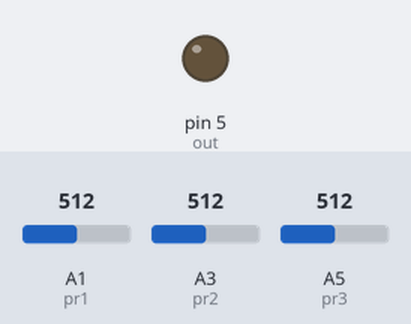
Bench run of a sketch on a simulated Arduino Uno, built with avr-gcc and run on an emulated ATmega328P. Parts: output pins drawn as LEDs (lit = HIGH). The inputs (shaded band) are chosen by the test bench; at power-on: A1 (pr1) = 512, A3 (pr2) = 512, A5 (pr3) = 512.

Above: at 6.0 s.
6.1 s: A1 (pr1) set to 461
7.6 s: A1 (pr1) set to 433
At 8.8 s:
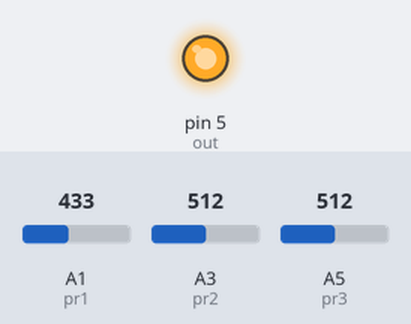
9.1 s: A1 (pr1) set to 460
At 10.4 s:
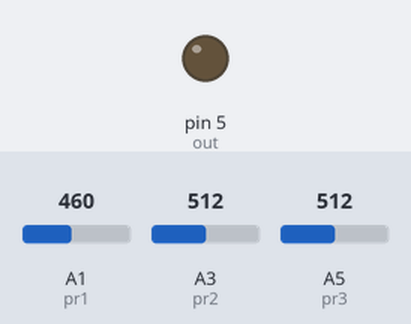
10.7 s: A1 (pr1) set to 440
At 12.1 s:
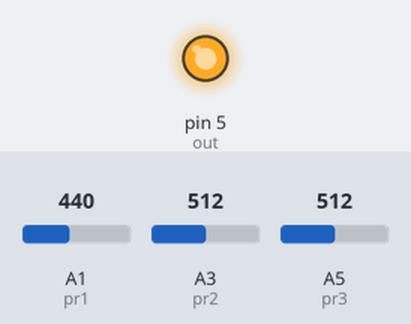
Timing chart, 0 to 13.3 s (numbered marks = the images above; inputs shaded):
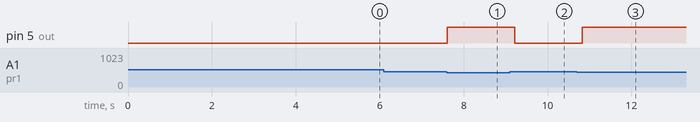

The sketch:

_3PRcode_InjectAutoDetect.ino
```cpp
int out = 5;
int pr1 = 15;
int pr2 = 17;
int pr3 = 19;
int pr1val = 0;
int pr2val = 0;
int pr3val = 0;
unsigned long startTime = 0;
unsigned long lastButtonPress = 0;
const int _delay = 200;
const int stdev = 100;

int count = 0;
int countB = 0;
int sumB1 = 0;
int sumB2 = 0;
int sumB3 = 0;
int sum1 = 0;
int sum2 = 0;
int sum3 = 0;
int RAB1 = 0;
int RAB2 = 0;
int RAB3 = 0;
int RA1 = 0;
int RA2 = 0;
int RA3 = 0;

int state = 0;
bool initialDelay = true;
bool injectionSensed = false;

void setup() {
  pinMode(out, OUTPUT);
  pinMode(pr1, INPUT);
  pinMode(pr2, INPUT);
  pinMode(pr3, INPUT);
  pinMode(8, INPUT);
  attachInterrupt(8, switchBitch, FALLING);
}

void switchBitch()
{
  if (millis() < lastButtonPress + 500)
    return;
  if (state == 0)
    state = 1;
  else if (state == 1)
  {
    state = 0;
    count = 0;
    countB = 0;
    sumB1 = 0;
    sumB2 = 0;
    sumB3 = 0;
    sum1 = 0;
    sum2 = 0;
    sum3 = 0;
    RAB1 = 0;
    RAB2 = 0;
    RAB3 = 0;
    RA1 = 0;
    RA2 = 0;
    RA3 = 0;
    initialDelay = true;
    injectionSensed = false;
  }
  lastButtonPress = millis();
  Serial.println("Switched");
}

void loop() {
//  while (state == 0)
//  {
//    countB++;
//    pr1val = analogRead(pr1);
//    pr2val = analogRead(pr2);
//    pr3val = analogRead(pr3);
//    sumB1 += pr1val;
//    sumB2 += pr2val;
//    sumB3 += pr3val;
//    RAB1 = sumB1 / countB;
//    RAB2 = sumB2 / countB;
//    RAB3 = sumB3 / countB;
//    digitalWrite(5, LOW);
//  }
//  while (state == 1)
  {
//    if(!injectionSensed)
//      injectionSensed = (analogRead(pr1) > RAB1 + 150 && analogRead(pr2) > RAB2 + 150) || (analogRead(pr1) > RAB1 + 150 && analogRead(pr3) > RAB3 + 150) || (analogRead(pr3) > RAB3 + 150 && analogRead(pr2) > RAB2 + 150);
//    else
    {
    if (initialDelay)
    {
      delay(5000);
      initialDelay = false;
      startTime = millis();
    }
    count++;
    pr1val = analogRead(pr1);
    pr2val = analogRead(pr2);
    pr3val = analogRead(pr3);
    sum1 += pr1val;
    sum2 += pr2val;
    sum3 += pr3val;
    RA1 = sum1 / count;
    RA2 = sum2 / count;
    RA3 = sum3 / count;

/*
    Serial.print(RA1);
    Serial.print("\t");
    Serial.print(RA2);
    Serial.print("\t");
    Serial.print(RA3);
    Serial.print("\t");
    Serial.print(millis() - startTime);
    Serial.println();*/

    Serial.print(pr1val);
    Serial.print("\t");
    Serial.print(pr2val);
    Serial.print("\t");
    Serial.print(pr3val);
    Serial.print("\t");
    Serial.print(millis() - startTime);
    Serial.println();

    if ((pr1val > 450) && (pr2val > 450) && (pr3val > 450))
      digitalWrite(out, LOW); //off
    else
    {
      digitalWrite(out, HIGH); //on
    }

//    bool _12 = pr1val > (RA1 + stdev) && pr2val > (RA2 + stdev);
//    bool _13 = pr1val > (RA1 + stdev) && pr3val > (RA3 + stdev);
//    bool _23 = pr2val > (RA2 + stdev) && pr3val > (RA3 + stdev);
//
//    if (_12 || _13 || _23)
//      digitalWrite(out, HIGH);
//    else
//      digitalWrite(out, LOW);

    delay(_delay);
  }
  }
}
```

Measured:
- the behaviour switches between 451 and 450 on A1 (pr1) (found by bisection; images 0 and 1)
- after the input at 6.1 s, every drawn part: stays the same
- after the input at 7.6 s, pin 5 (out): LOW → HIGH at once
- after the input at 9.1 s, pin 5 (out): HIGH → LOW after 0.12 s
- after the input at 10.7 s, pin 5 (out): LOW → HIGH after 0.13 s
